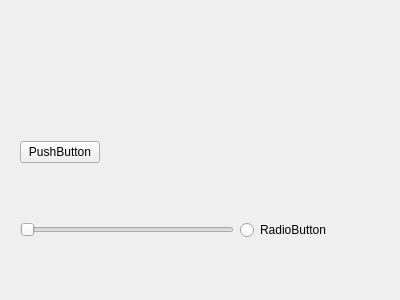
<?xml version="1.0" encoding="UTF-8"?>
<ui version="4.0">
 <class>Form</class>
 <widget class="QWidget" name="Form">
  <property name="geometry">
   <rect>
    <x>0</x>
    <y>0</y>
    <width>400</width>
    <height>300</height>
   </rect>
  </property>
  <property name="windowTitle">
   <string>Form</string>
  </property>
  <widget class="QWidget" name="">
   <property name="geometry">
    <rect>
     <x>20</x>
     <y>90</y>
     <width>311</width>
     <height>201</height>
    </rect>
   </property>
   <layout class="QVBoxLayout" name="verticalLayout">
    <item>
     <layout class="QHBoxLayout" name="horizontalLayout">
      <item>
       <widget class="QPushButton" name="pushButton">
        <property name="text">
         <string>PushButton</string>
        </property>
       </widget>
      </item>
      <item>
       <spacer name="horizontalSpacer">
        <property name="orientation">
         <enum>Qt::Horizontal</enum>
        </property>
        <property name="sizeHint" stdset="0">
         <size>
          <width>40</width>
          <height>20</height>
         </size>
        </property>
       </spacer>
      </item>
     </layout>
    </item>
    <item>
     <layout class="QHBoxLayout" name="horizontalLayout_2">
      <item>
       <widget class="QSlider" name="horizontalSlider">
        <property name="orientation">
         <enum>Qt::Horizontal</enum>
        </property>
       </widget>
      </item>
      <item>
       <widget class="QRadioButton" name="radioButton">
        <property name="text">
         <string>RadioButton</string>
        </property>
       </widget>
      </item>
     </layout>
    </item>
   </layout>
  </widget>
 </widget>
 <resources/>
 <connections/>
</ui>
